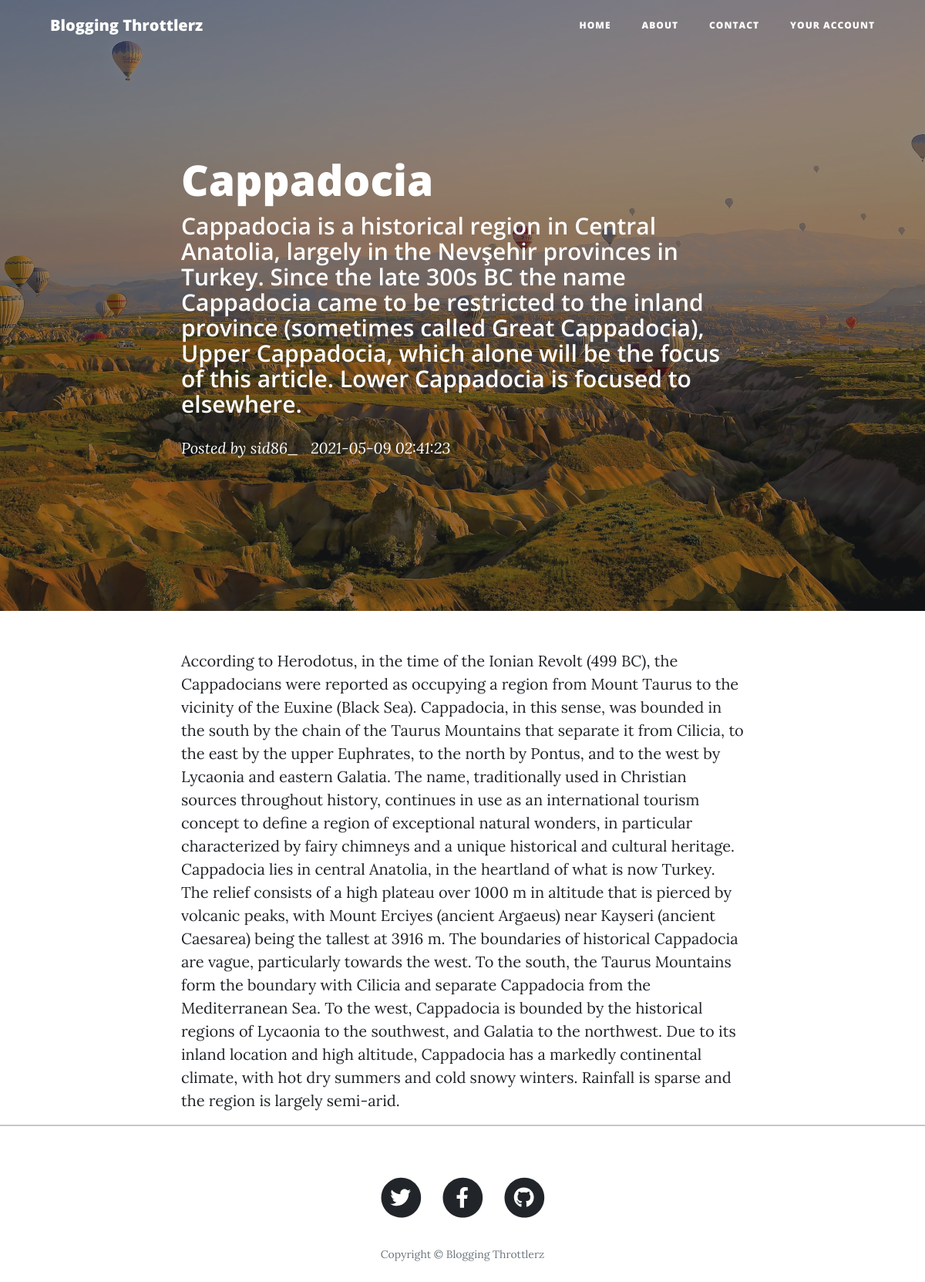
Screenshot of /post/cappadocia-blog with the database file from the repository.
### app.py (models this page shows)
class Posts(db.Model):
    sno = db.Column(db.Integer, primary_key=True)
    title = db.Column(db.String(50), nullable=False)
    sub_title = db.Column(db.String(120), nullable=False)
    slug = db.Column(db.String(25), nullable=False)
    content = db.Column(db.String(400), nullable=False)
    date = db.Column(db.DateTime, default=datetime.utcnow)
    img_file = db.Column(db.String(15), nullable=False)

### app.py (the view)
@app.route('/post/<string:post_slug>', methods=['GET'])
def post_route(post_slug):
    post = Posts.query.filter_by(slug=post_slug).first()
    return render_template('post.html', params=params, post=post)

### templates/post.html
{% extends "base.html" %}
{% block body %}
{% set fname = 'assets/img/' + post.img_file  %}
<header class="masthead" style="background-image: url('{{ url_for('static', filename = fname)}}')">
    <div class="overlay"></div>
    <div class="container">
        <div class="row">
            <div class="col-lg-8 col-md-10 mx-auto">
                <div class="post-heading">
                    <h1>{{post.title}}</h1>
                    <h2 class="subheading">{{post.sub_title}}</h2>
                    <span class="meta">
                        Posted by
                        <a href="#!">{{params['admin_user']}} &nbsp</a>
                        {{post.date}}
                    </span>
                </div>
            </div>
        </div>
    </div>
</header>
<article>
    <div class="container">
        <div class="row">
            <div class="col-lg-8 col-md-10 mx-auto">
                {{post.content}}
            </div>
        </div>
    </div>
</article>
<hr />
{% endblock %}

### templates/base.html (style rules this page uses)
html, body { width: 100%; height: 100%; margin: 0px; padding: 0px; overflow-x: hidden; }

### rows the page displays
Posts: title "Cappadocia", sub_title "Cappadocia is a historical region in Central Anatolia, largely in the Nevşehir provinces in Turkey. Since the late 300s BC the name Cappadocia came to be restricted to the inland province (sometimes called Great Cappadocia), Upper Cappadocia, which alone will be the focus of this article. Lower Cappadocia is focused to elsewhere.", date "2021-05-09 02:41:23", content "According to Herodotus, in the time of the Ionian Revolt (499 BC), the Cappadocians were reported as occupying a region from Mount Taurus to the vicinity of the Euxine (Black Sea). Cappadocia, in this sense, was bounded in the south by the chain of the Taurus Mountains that separate it from Cilicia, to the east by the upper Euphrates, to the north by Pontus, and to the west by Lycaonia and eastern Galatia. The name, traditionally used in Christian sources throughout history, continues in use as an international tourism concept to define a region of exceptional natural wonders, in particular characterized by fairy chimneys and a unique historical and cultural heritage. Cappadocia lies in…"

### other values shown
{{ params['page_title'] }} "Blogging Throttlerz"
{{ params['admin_user'] }} "sid86_"
